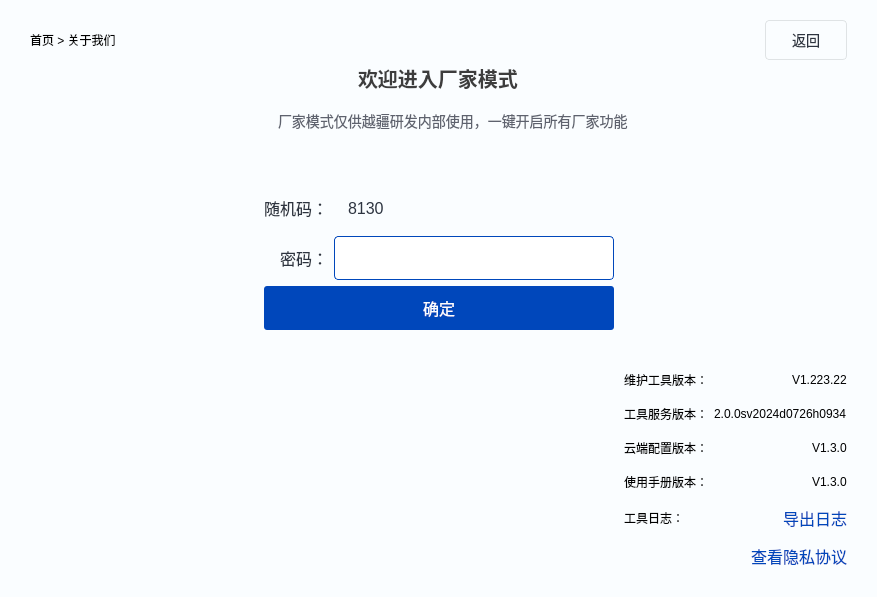
<?xml version="1.0" encoding="UTF-8"?>
<ui version="4.0">
 <class>FormAbout</class>
 <widget class="QWidget" name="FormAbout">
  <property name="geometry">
   <rect>
    <x>0</x>
    <y>0</y>
    <width>877</width>
    <height>597</height>
   </rect>
  </property>
  <property name="windowTitle">
   <string>Form</string>
  </property>
  <property name="styleSheet">
   <string notr="true">background-color: rgb(250, 253, 255);</string>
  </property>
  <layout class="QVBoxLayout" name="verticalLayout">
   <property name="leftMargin">
    <number>30</number>
   </property>
   <property name="topMargin">
    <number>20</number>
   </property>
   <property name="rightMargin">
    <number>30</number>
   </property>
   <property name="bottomMargin">
    <number>30</number>
   </property>
   <item>
    <layout class="QHBoxLayout" name="horizontalLayout">
     <item>
      <widget class="QLabel" name="label">
       <property name="sizePolicy">
        <sizepolicy hsizetype="Preferred" vsizetype="Fixed">
         <horstretch>0</horstretch>
         <verstretch>0</verstretch>
        </sizepolicy>
       </property>
       <property name="minimumSize">
        <size>
         <width>0</width>
         <height>40</height>
        </size>
       </property>
       <property name="sizeIncrement">
        <size>
         <width>0</width>
         <height>40</height>
        </size>
       </property>
       <property name="text">
        <string>首页 &gt; 关于我们</string>
       </property>
       <property name="scaledContents">
        <bool>false</bool>
       </property>
      </widget>
     </item>
     <item>
      <spacer name="horizontalSpacer">
       <property name="orientation">
        <enum>Qt::Horizontal</enum>
       </property>
       <property name="sizeHint" stdset="0">
        <size>
         <width>40</width>
         <height>20</height>
        </size>
       </property>
      </spacer>
     </item>
     <item>
      <widget class="QPushButton" name="btnGoBack">
       <property name="minimumSize">
        <size>
         <width>82</width>
         <height>40</height>
        </size>
       </property>
       <property name="maximumSize">
        <size>
         <width>16777215</width>
         <height>40</height>
        </size>
       </property>
       <property name="styleSheet">
        <string notr="true">border-color:#FAFDFF;
border: 1px solid #DFE3E5;
border-radius: 4px;
color: #2D3440;
font-size: 14px;</string>
       </property>
       <property name="text">
        <string>返回</string>
       </property>
      </widget>
     </item>
    </layout>
   </item>
   <item alignment="Qt::AlignHCenter|Qt::AlignTop">
    <widget class="QLabel" name="label_2">
     <property name="minimumSize">
      <size>
       <width>0</width>
       <height>24</height>
      </size>
     </property>
     <property name="maximumSize">
      <size>
       <width>16777215</width>
       <height>24</height>
      </size>
     </property>
     <property name="styleSheet">
      <string notr="true">font-size: 20px;
font-weight: 500;
color: #3D3D3D;</string>
     </property>
     <property name="text">
      <string>欢迎进入厂家模式</string>
     </property>
    </widget>
   </item>
   <item alignment="Qt::AlignHCenter|Qt::AlignTop">
    <widget class="QLabel" name="label_3">
     <property name="sizePolicy">
      <sizepolicy hsizetype="Preferred" vsizetype="Fixed">
       <horstretch>0</horstretch>
       <verstretch>0</verstretch>
      </sizepolicy>
     </property>
     <property name="minimumSize">
      <size>
       <width>0</width>
       <height>50</height>
      </size>
     </property>
     <property name="maximumSize">
      <size>
       <width>16777215</width>
       <height>50</height>
      </size>
     </property>
     <property name="styleSheet">
      <string notr="true">font-size: 14px;
font-weight: 350;
color: rgb(94, 98, 110);
background-image: url(:/image/images/warnicon.png);
background-position: left center;
background-repeat:no-repeat;
padding-left:30px;
</string>
     </property>
     <property name="text">
      <string>厂家模式仅供越疆研发内部使用，一键开启所有厂家功能</string>
     </property>
    </widget>
   </item>
   <item>
    <spacer name="verticalSpacer_2">
     <property name="orientation">
      <enum>Qt::Vertical</enum>
     </property>
     <property name="sizeHint" stdset="0">
      <size>
       <width>20</width>
       <height>40</height>
      </size>
     </property>
    </spacer>
   </item>
   <item>
    <layout class="QHBoxLayout" name="horizontalLayout_2">
     <item>
      <spacer name="horizontalSpacer_2">
       <property name="orientation">
        <enum>Qt::Horizontal</enum>
       </property>
       <property name="sizeHint" stdset="0">
        <size>
         <width>40</width>
         <height>20</height>
        </size>
       </property>
      </spacer>
     </item>
     <item>
      <layout class="QGridLayout" name="gridLayout" rowstretch="0,0,0" columnstretch="0,0" rowminimumheight="0,0,0">
       <item row="0" column="1">
        <widget class="QLabel" name="labelRandomCode">
         <property name="sizePolicy">
          <sizepolicy hsizetype="Fixed" vsizetype="Fixed">
           <horstretch>0</horstretch>
           <verstretch>0</verstretch>
          </sizepolicy>
         </property>
         <property name="minimumSize">
          <size>
           <width>100</width>
           <height>44</height>
          </size>
         </property>
         <property name="maximumSize">
          <size>
           <width>100</width>
           <height>44</height>
          </size>
         </property>
         <property name="styleSheet">
          <string notr="true">font-size: 16px;
font-weight: 350;
color: #2D3440;
padding-left:10px;</string>
         </property>
         <property name="text">
          <string>8130</string>
         </property>
        </widget>
       </item>
       <item row="0" column="0" alignment="Qt::AlignRight">
        <widget class="QLabel" name="labelCode">
         <property name="styleSheet">
          <string notr="true">font-size: 16px;
font-weight: 350;
color: #2D3440;</string>
         </property>
         <property name="text">
          <string>随机码：</string>
         </property>
        </widget>
       </item>
       <item row="1" column="1">
        <widget class="QLineEdit" name="lineEditPwd">
         <property name="sizePolicy">
          <sizepolicy hsizetype="Fixed" vsizetype="Fixed">
           <horstretch>0</horstretch>
           <verstretch>0</verstretch>
          </sizepolicy>
         </property>
         <property name="minimumSize">
          <size>
           <width>280</width>
           <height>44</height>
          </size>
         </property>
         <property name="maximumSize">
          <size>
           <width>280</width>
           <height>44</height>
          </size>
         </property>
         <property name="font">
          <font>
           <family>Arial</family>
           <pointsize>11</pointsize>
          </font>
         </property>
         <property name="styleSheet">
          <string notr="true">border-radius: 4px;
opacity: 1;
background: #FFFFFF;
border: 1px solid #0047BB;
padding-left:10px;</string>
         </property>
        </widget>
       </item>
       <item row="1" column="0" alignment="Qt::AlignRight">
        <widget class="QLabel" name="labelPwd">
         <property name="styleSheet">
          <string notr="true">font-size: 16px;
font-weight: 350;
color: #2D3440;</string>
         </property>
         <property name="text">
          <string>密码：</string>
         </property>
        </widget>
       </item>
       <item row="2" column="0" colspan="2">
        <widget class="QPushButton" name="btnOk">
         <property name="sizePolicy">
          <sizepolicy hsizetype="Preferred" vsizetype="Fixed">
           <horstretch>0</horstretch>
           <verstretch>0</verstretch>
          </sizepolicy>
         </property>
         <property name="minimumSize">
          <size>
           <width>0</width>
           <height>44</height>
          </size>
         </property>
         <property name="maximumSize">
          <size>
           <width>16777215</width>
           <height>44</height>
          </size>
         </property>
         <property name="styleSheet">
          <string notr="true">border-radius: 3px;
opacity: 1;
background: #0047BB;
color: #FAFDFF;
font-size: 16px;
font-weight: 350;</string>
         </property>
         <property name="text">
          <string>确定</string>
         </property>
        </widget>
       </item>
      </layout>
     </item>
     <item>
      <spacer name="horizontalSpacer_3">
       <property name="orientation">
        <enum>Qt::Horizontal</enum>
       </property>
       <property name="sizeHint" stdset="0">
        <size>
         <width>40</width>
         <height>20</height>
        </size>
       </property>
      </spacer>
     </item>
    </layout>
   </item>
   <item>
    <spacer name="verticalSpacer">
     <property name="orientation">
      <enum>Qt::Vertical</enum>
     </property>
     <property name="sizeHint" stdset="0">
      <size>
       <width>20</width>
       <height>40</height>
      </size>
     </property>
    </spacer>
   </item>
   <item>
    <layout class="QHBoxLayout" name="horizontalLayout_3">
     <item>
      <spacer name="horizontalSpacer_4">
       <property name="orientation">
        <enum>Qt::Horizontal</enum>
       </property>
       <property name="sizeHint" stdset="0">
        <size>
         <width>40</width>
         <height>20</height>
        </size>
       </property>
      </spacer>
     </item>
     <item>
      <layout class="QGridLayout" name="gridLayout_2">
       <property name="verticalSpacing">
        <number>16</number>
       </property>
       <item row="0" column="0" alignment="Qt::AlignLeft">
        <widget class="QLabel" name="label_14">
         <property name="text">
          <string>维护工具版本：</string>
         </property>
        </widget>
       </item>
       <item row="0" column="1" alignment="Qt::AlignRight">
        <widget class="QLabel" name="labelAppVersion">
         <property name="text">
          <string>V1.223.22</string>
         </property>
        </widget>
       </item>
       <item row="1" column="0" alignment="Qt::AlignLeft">
        <widget class="QLabel" name="label_7">
         <property name="text">
          <string>工具服务版本：</string>
         </property>
        </widget>
       </item>
       <item row="1" column="1" alignment="Qt::AlignRight">
        <widget class="QLabel" name="labelToolVersion">
         <property name="text">
          <string>2.0.0sv2024d0726h0934</string>
         </property>
        </widget>
       </item>
       <item row="2" column="0" alignment="Qt::AlignLeft">
        <widget class="QLabel" name="label_8">
         <property name="text">
          <string>云端配置版本：</string>
         </property>
        </widget>
       </item>
       <item row="2" column="1" alignment="Qt::AlignRight">
        <widget class="QLabel" name="labelCfgVersion">
         <property name="text">
          <string>V1.3.0</string>
         </property>
        </widget>
       </item>
       <item row="3" column="0" alignment="Qt::AlignLeft">
        <widget class="QLabel" name="label_9">
         <property name="text">
          <string>使用手册版本：</string>
         </property>
        </widget>
       </item>
       <item row="3" column="1" alignment="Qt::AlignRight">
        <widget class="QLabel" name="labelManualVersion">
         <property name="text">
          <string>V1.3.0</string>
         </property>
        </widget>
       </item>
       <item row="4" column="0" alignment="Qt::AlignLeft">
        <widget class="QLabel" name="label_10">
         <property name="text">
          <string>工具日志：</string>
         </property>
        </widget>
       </item>
       <item row="4" column="1" alignment="Qt::AlignRight">
        <widget class="QPushButton" name="btnLogExport">
         <property name="minimumSize">
          <size>
           <width>0</width>
           <height>22</height>
          </size>
         </property>
         <property name="maximumSize">
          <size>
           <width>16777215</width>
           <height>22</height>
          </size>
         </property>
         <property name="cursor">
          <cursorShape>PointingHandCursor</cursorShape>
         </property>
         <property name="styleSheet">
          <string notr="true">border:none;
opacity: 1;
font-size: 16px;
font-weight: 350;
line-height: 22px;
color: #0047BB;</string>
         </property>
         <property name="text">
          <string>导出日志</string>
         </property>
        </widget>
       </item>
       <item row="5" column="0" colspan="2" alignment="Qt::AlignRight">
        <widget class="QPushButton" name="btnLicense">
         <property name="minimumSize">
          <size>
           <width>0</width>
           <height>22</height>
          </size>
         </property>
         <property name="maximumSize">
          <size>
           <width>16777215</width>
           <height>22</height>
          </size>
         </property>
         <property name="font">
          <font>
           <pointsize>-1</pointsize>
           <weight>43</weight>
           <bold>false</bold>
           <underline>false</underline>
          </font>
         </property>
         <property name="cursor">
          <cursorShape>PointingHandCursor</cursorShape>
         </property>
         <property name="styleSheet">
          <string notr="true">border:none;
opacity: 1;
font-size: 16px;
font-weight: 350;
line-height: 16.38px;
color: #0047BB;
</string>
         </property>
         <property name="text">
          <string>查看隐私协议</string>
         </property>
        </widget>
       </item>
      </layout>
     </item>
    </layout>
   </item>
  </layout>
 </widget>
 <resources/>
 <connections/>
</ui>
